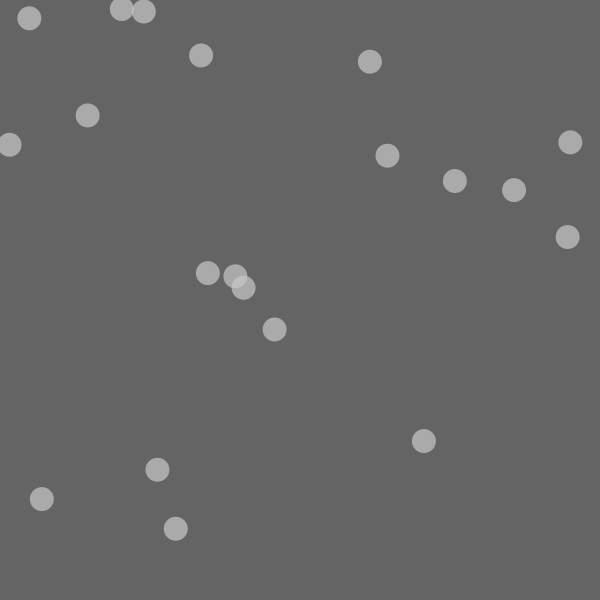
Frame 1 (no input)
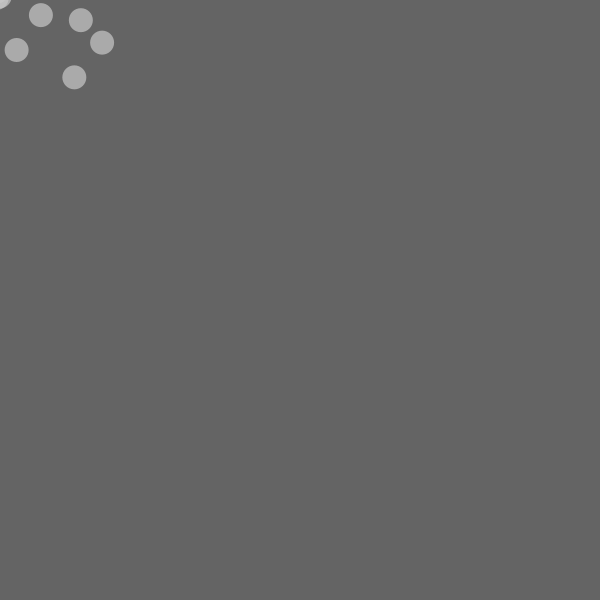
Frame 60 (the mouse pressed at the canvas centre just before this capture)
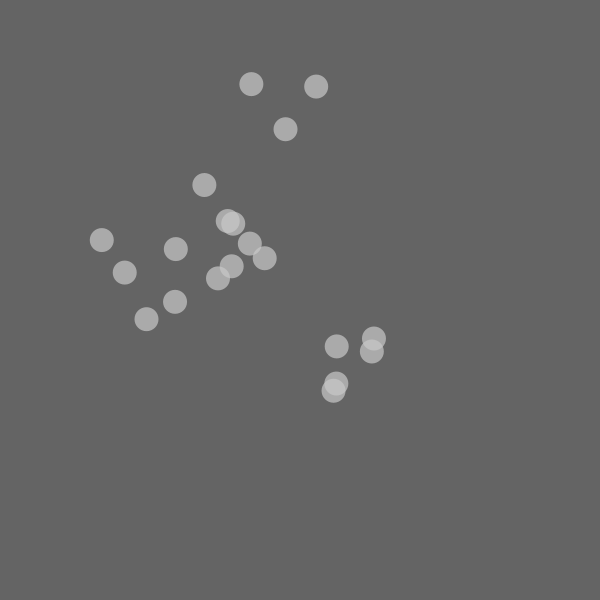
Frame 120 (the mouse held since frame 60 and released just before this capture)

The Processing sketch that drew these frames (run headless with seeded random() and noise(); from frame 60 on, the mouse is pressed at the canvas centre):

// Processing sketch: Example_01_11
// ── Example_01_11.pde
Mover[] tamara;

void setup() {
  size(600, 600);
  pixelDensity(displayDensity());
  tamara = new Mover[20];
  for (int i = 0; i < tamara.length; i++) {
    tamara[i] = new Mover();
  }
}

void draw() {
  background(100);
  for (int i = 0; i < tamara.length; i++) {
    tamara[i].update();
    tamara[i].render();
  }
}

// ── Mover.pde
class Mover {
  PVector pos;
  PVector vel;
  PVector acc;

  Mover() {
    pos = new PVector(random(width), random(height));
    vel = new PVector(0, 0);
    acc = new PVector(0, 0);
  }

  void update() {
    PVector mouse = new PVector(mouseX, mouseY);
    PVector dir = PVector.sub(mouse, pos);
    dir.normalize();
    dir.mult(0.5);
    acc = dir;
    
    vel.add(acc);
    vel.limit(10);
    pos.add(vel);
    //checkEdges();

  }

  void render() {
    noStroke();
    fill(200, 180);
    ellipse(pos.x, pos.y, 24, 24);
  }

  void checkEdges() {
    if (pos.x > width) {
      pos.x = 0;
    } else if (pos.x < 0) {
      pos.x = width;
    }

    if (pos.y > height) {
      pos.y = 0;
    } else if (pos.y < 0) {
      pos.y = height;
    }
  }
}
